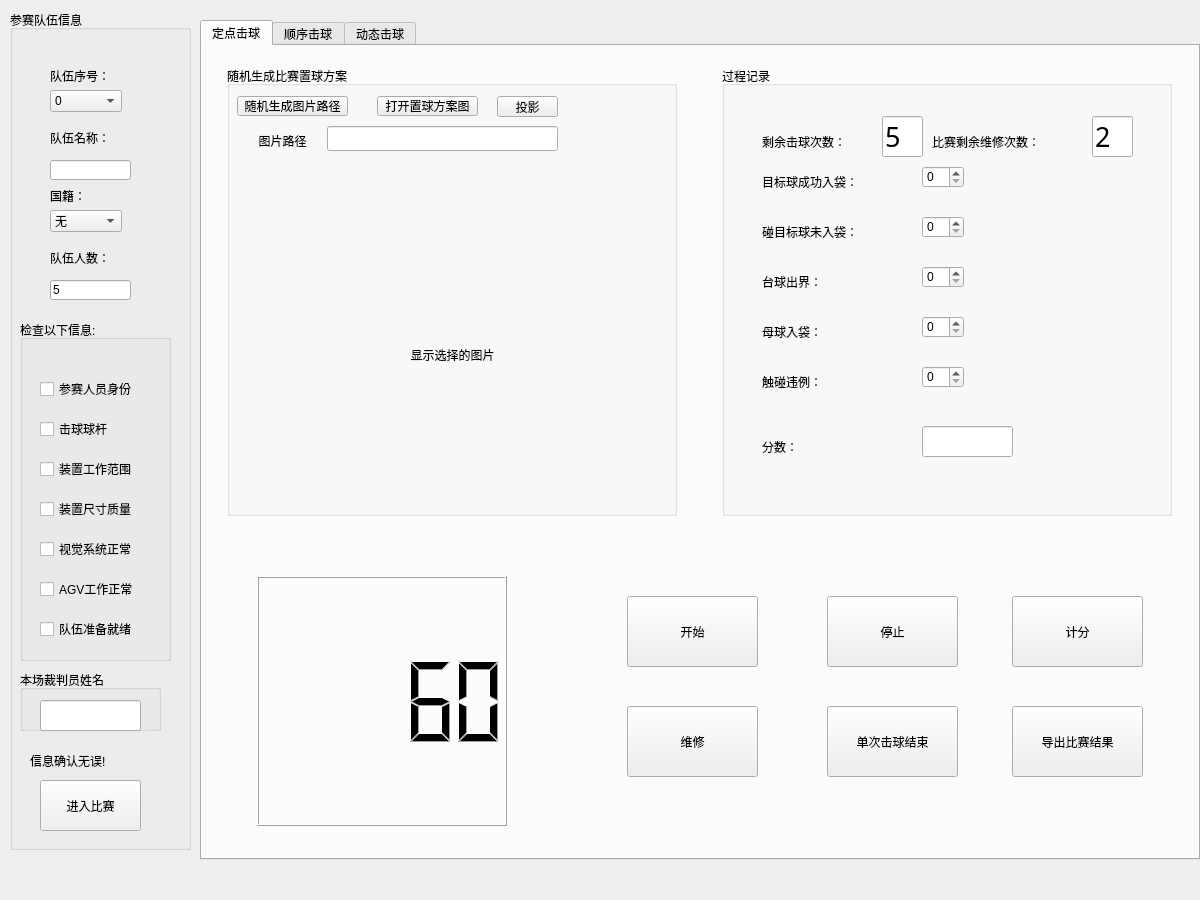
<?xml version="1.0" encoding="UTF-8"?>
<ui version="4.0">
 <class>match_control</class>
 <widget class="QWidget" name="match_control">
  <property name="geometry">
   <rect>
    <x>0</x>
    <y>0</y>
    <width>1200</width>
    <height>900</height>
   </rect>
  </property>
  <property name="windowTitle">
   <string>Form</string>
  </property>
  <widget class="QTabWidget" name="tabWidget">
   <property name="geometry">
    <rect>
     <x>200</x>
     <y>20</y>
     <width>1000</width>
     <height>840</height>
    </rect>
   </property>
   <property name="currentIndex">
    <number>0</number>
   </property>
   <widget class="QWidget" name="mission1">
    <attribute name="title">
     <string>定点击球</string>
    </attribute>
    <widget class="QGroupBox" name="groupBox">
     <property name="enabled">
      <bool>true</bool>
     </property>
     <property name="geometry">
      <rect>
       <x>25</x>
       <y>20</y>
       <width>450</width>
       <height>450</height>
      </rect>
     </property>
     <property name="title">
      <string>随机生成比赛置球方案</string>
     </property>
     <widget class="QPushButton" name="Button_random_image1">
      <property name="geometry">
       <rect>
        <x>10</x>
        <y>30</y>
        <width>111</width>
        <height>20</height>
       </rect>
      </property>
      <property name="text">
       <string>随机生成图片路径</string>
      </property>
     </widget>
     <widget class="QLabel" name="label_status1">
      <property name="geometry">
       <rect>
        <x>10</x>
        <y>60</y>
        <width>91</width>
        <height>31</height>
       </rect>
      </property>
      <property name="text">
       <string>&lt;html&gt;&lt;head/&gt;&lt;body&gt;&lt;p align=&quot;center&quot;&gt;图片路径&lt;/p&gt;&lt;/body&gt;&lt;/html&gt;</string>
      </property>
     </widget>
     <widget class="QPushButton" name="Button_open_image1">
      <property name="geometry">
       <rect>
        <x>150</x>
        <y>30</y>
        <width>101</width>
        <height>20</height>
       </rect>
      </property>
      <property name="text">
       <string>打开置球方案图</string>
      </property>
     </widget>
     <widget class="QLabel" name="label_show_image1">
      <property name="enabled">
       <bool>true</bool>
      </property>
      <property name="geometry">
       <rect>
        <x>20</x>
        <y>139</y>
        <width>411</width>
        <height>261</height>
       </rect>
      </property>
      <property name="text">
       <string>&lt;html&gt;&lt;head/&gt;&lt;body&gt;&lt;p align=&quot;center&quot;&gt;&lt;br/&gt;&lt;/p&gt;&lt;p align=&quot;center&quot;&gt;显示选择的图片&lt;/p&gt;&lt;/body&gt;&lt;/html&gt;</string>
      </property>
     </widget>
     <widget class="QPushButton" name="Button_projection1">
      <property name="geometry">
       <rect>
        <x>270</x>
        <y>30</y>
        <width>61</width>
        <height>21</height>
       </rect>
      </property>
      <property name="text">
       <string>投影</string>
      </property>
     </widget>
     <widget class="QLineEdit" name="lineEdit_image_path1">
      <property name="geometry">
       <rect>
        <x>100</x>
        <y>60</y>
        <width>231</width>
        <height>25</height>
       </rect>
      </property>
     </widget>
    </widget>
    <widget class="QWidget" name="widget" native="true">
     <property name="geometry">
      <rect>
       <x>25</x>
       <y>500</y>
       <width>751</width>
       <height>300</height>
      </rect>
     </property>
     <widget class="QToolButton" name="Button_match_start1">
      <property name="geometry">
       <rect>
        <x>400</x>
        <y>50</y>
        <width>131</width>
        <height>71</height>
       </rect>
      </property>
      <property name="text">
       <string>开始</string>
      </property>
     </widget>
     <widget class="QToolButton" name="Button_device_repair1">
      <property name="geometry">
       <rect>
        <x>400</x>
        <y>160</y>
        <width>131</width>
        <height>71</height>
       </rect>
      </property>
      <property name="text">
       <string>维修</string>
      </property>
     </widget>
     <widget class="QLCDNumber" name="lcdNumber1">
      <property name="geometry">
       <rect>
        <x>30</x>
        <y>30</y>
        <width>250</width>
        <height>250</height>
       </rect>
      </property>
      <property name="intValue" stdset="0">
       <number>60</number>
      </property>
     </widget>
     <widget class="QToolButton" name="Button_match_stop1">
      <property name="geometry">
       <rect>
        <x>600</x>
        <y>50</y>
        <width>131</width>
        <height>71</height>
       </rect>
      </property>
      <property name="text">
       <string>停止</string>
      </property>
     </widget>
     <widget class="QToolButton" name="Button_match_once_stop1">
      <property name="geometry">
       <rect>
        <x>600</x>
        <y>160</y>
        <width>131</width>
        <height>71</height>
       </rect>
      </property>
      <property name="text">
       <string>单次击球结束</string>
      </property>
     </widget>
    </widget>
    <widget class="QGroupBox" name="groupBox_2">
     <property name="geometry">
      <rect>
       <x>520</x>
       <y>20</y>
       <width>450</width>
       <height>450</height>
      </rect>
     </property>
     <property name="title">
      <string>过程记录</string>
     </property>
     <widget class="QLabel" name="label_maichtimes1">
      <property name="geometry">
       <rect>
        <x>40</x>
        <y>50</y>
        <width>121</width>
        <height>51</height>
       </rect>
      </property>
      <property name="text">
       <string>剩余击球次数：</string>
      </property>
     </widget>
     <widget class="QLabel" name="label_successin1">
      <property name="geometry">
       <rect>
        <x>40</x>
        <y>100</y>
        <width>151</width>
        <height>31</height>
       </rect>
      </property>
      <property name="text">
       <string>目标球成功入袋：</string>
      </property>
     </widget>
     <widget class="QLabel" name="label_successtouch1">
      <property name="geometry">
       <rect>
        <x>40</x>
        <y>150</y>
        <width>151</width>
        <height>31</height>
       </rect>
      </property>
      <property name="text">
       <string>碰目标球未入袋：</string>
      </property>
     </widget>
     <widget class="QLabel" name="label_repairtimes1">
      <property name="geometry">
       <rect>
        <x>210</x>
        <y>50</y>
        <width>151</width>
        <height>51</height>
       </rect>
      </property>
      <property name="text">
       <string>比赛剩余维修次数：</string>
      </property>
     </widget>
     <widget class="QLabel" name="label_balloutarea1">
      <property name="geometry">
       <rect>
        <x>40</x>
        <y>200</y>
        <width>81</width>
        <height>31</height>
       </rect>
      </property>
      <property name="text">
       <string>台球出界：</string>
      </property>
     </widget>
     <widget class="QLabel" name="label_motherballin1">
      <property name="geometry">
       <rect>
        <x>40</x>
        <y>250</y>
        <width>151</width>
        <height>31</height>
       </rect>
      </property>
      <property name="text">
       <string>母球入袋：</string>
      </property>
     </widget>
     <widget class="QLabel" name="label_touchball1">
      <property name="geometry">
       <rect>
        <x>40</x>
        <y>300</y>
        <width>151</width>
        <height>31</height>
       </rect>
      </property>
      <property name="text">
       <string>触碰违例：</string>
      </property>
     </widget>
     <widget class="QSpinBox" name="spinBox_ballsuccessin1">
      <property name="geometry">
       <rect>
        <x>200</x>
        <y>100</y>
        <width>42</width>
        <height>22</height>
       </rect>
      </property>
     </widget>
     <widget class="QSpinBox" name="spinBox_touchout1">
      <property name="geometry">
       <rect>
        <x>200</x>
        <y>150</y>
        <width>42</width>
        <height>22</height>
       </rect>
      </property>
     </widget>
     <widget class="QSpinBox" name="spinBox_outarea1">
      <property name="geometry">
       <rect>
        <x>200</x>
        <y>200</y>
        <width>42</width>
        <height>22</height>
       </rect>
      </property>
     </widget>
     <widget class="QSpinBox" name="spinBox_motherballin1">
      <property name="geometry">
       <rect>
        <x>200</x>
        <y>250</y>
        <width>42</width>
        <height>22</height>
       </rect>
      </property>
     </widget>
     <widget class="QSpinBox" name="spinBox_touchball1">
      <property name="geometry">
       <rect>
        <x>200</x>
        <y>300</y>
        <width>42</width>
        <height>22</height>
       </rect>
      </property>
     </widget>
     <widget class="QLabel" name="label_totalpoints1">
      <property name="geometry">
       <rect>
        <x>40</x>
        <y>370</y>
        <width>41</width>
        <height>21</height>
       </rect>
      </property>
      <property name="text">
       <string>分数：</string>
      </property>
     </widget>
     <widget class="QLineEdit" name="lineEdit_remain_times1">
      <property name="geometry">
       <rect>
        <x>160</x>
        <y>50</y>
        <width>41</width>
        <height>41</height>
       </rect>
      </property>
      <property name="font">
       <font>
        <family>微软雅黑</family>
        <pointsize>20</pointsize>
       </font>
      </property>
      <property name="text">
       <string>5</string>
      </property>
     </widget>
     <widget class="QLineEdit" name="lineEdit_remain_repair_times1">
      <property name="geometry">
       <rect>
        <x>370</x>
        <y>50</y>
        <width>41</width>
        <height>41</height>
       </rect>
      </property>
      <property name="font">
       <font>
        <family>微软雅黑</family>
        <pointsize>20</pointsize>
       </font>
      </property>
      <property name="text">
       <string>2</string>
      </property>
     </widget>
     <widget class="QLineEdit" name="lineEdit_score1">
      <property name="geometry">
       <rect>
        <x>200</x>
        <y>360</y>
        <width>91</width>
        <height>31</height>
       </rect>
      </property>
      <property name="font">
       <font>
        <family>微软雅黑</family>
        <pointsize>20</pointsize>
       </font>
      </property>
      <property name="text">
       <string/>
      </property>
     </widget>
    </widget>
    <widget class="QWidget" name="widget_result" native="true">
     <property name="geometry">
      <rect>
       <x>800</x>
       <y>500</y>
       <width>151</width>
       <height>301</height>
      </rect>
     </property>
     <widget class="QToolButton" name="Button_compute_points1">
      <property name="geometry">
       <rect>
        <x>10</x>
        <y>50</y>
        <width>131</width>
        <height>71</height>
       </rect>
      </property>
      <property name="text">
       <string>计分</string>
      </property>
     </widget>
     <widget class="QToolButton" name="Button_save1">
      <property name="geometry">
       <rect>
        <x>10</x>
        <y>160</y>
        <width>131</width>
        <height>71</height>
       </rect>
      </property>
      <property name="text">
       <string>导出比赛结果</string>
      </property>
     </widget>
    </widget>
   </widget>
   <widget class="QWidget" name="mission2">
    <attribute name="title">
     <string>顺序击球</string>
    </attribute>
    <widget class="QGroupBox" name="groupBox_3">
     <property name="enabled">
      <bool>true</bool>
     </property>
     <property name="geometry">
      <rect>
       <x>25</x>
       <y>20</y>
       <width>450</width>
       <height>450</height>
      </rect>
     </property>
     <property name="title">
      <string>随机生成比赛置球方案</string>
     </property>
     <widget class="QPushButton" name="Button_random_image2">
      <property name="geometry">
       <rect>
        <x>10</x>
        <y>30</y>
        <width>111</width>
        <height>20</height>
       </rect>
      </property>
      <property name="text">
       <string>随机生成图片路径</string>
      </property>
     </widget>
     <widget class="QLabel" name="label_status2">
      <property name="geometry">
       <rect>
        <x>240</x>
        <y>30</y>
        <width>151</width>
        <height>21</height>
       </rect>
      </property>
      <property name="text">
       <string>&lt;html&gt;&lt;head/&gt;&lt;body&gt;&lt;p align=&quot;center&quot;&gt;状态提示&lt;/p&gt;&lt;/body&gt;&lt;/html&gt;</string>
      </property>
     </widget>
     <widget class="QPushButton" name="Button_open_image2">
      <property name="geometry">
       <rect>
        <x>140</x>
        <y>30</y>
        <width>101</width>
        <height>20</height>
       </rect>
      </property>
      <property name="text">
       <string>打开置球方案图</string>
      </property>
     </widget>
     <widget class="QLabel" name="label_show_image2">
      <property name="enabled">
       <bool>true</bool>
      </property>
      <property name="geometry">
       <rect>
        <x>70</x>
        <y>70</y>
        <width>300</width>
        <height>300</height>
       </rect>
      </property>
      <property name="text">
       <string>&lt;html&gt;&lt;head/&gt;&lt;body&gt;&lt;p align=&quot;center&quot;&gt;&lt;br/&gt;&lt;/p&gt;&lt;p align=&quot;center&quot;&gt;显示选择的图片&lt;/p&gt;&lt;/body&gt;&lt;/html&gt;</string>
      </property>
     </widget>
    </widget>
    <widget class="QGroupBox" name="groupBox_4">
     <property name="geometry">
      <rect>
       <x>520</x>
       <y>20</y>
       <width>450</width>
       <height>450</height>
      </rect>
     </property>
     <property name="title">
      <string>过程记录</string>
     </property>
     <widget class="QLabel" name="label_maichtimes2">
      <property name="geometry">
       <rect>
        <x>40</x>
        <y>100</y>
        <width>121</width>
        <height>41</height>
       </rect>
      </property>
      <property name="text">
       <string>剩余击球次数：5</string>
      </property>
     </widget>
     <widget class="QLabel" name="label_successin2">
      <property name="geometry">
       <rect>
        <x>40</x>
        <y>150</y>
        <width>71</width>
        <height>31</height>
       </rect>
      </property>
      <property name="text">
       <string>最后进袋球:</string>
      </property>
     </widget>
     <widget class="QLabel" name="label_repairtimes2">
      <property name="geometry">
       <rect>
        <x>40</x>
        <y>50</y>
        <width>121</width>
        <height>31</height>
       </rect>
      </property>
      <property name="text">
       <string>比赛剩余维修次数：1</string>
      </property>
     </widget>
     <widget class="QLabel" name="label_outarea2">
      <property name="geometry">
       <rect>
        <x>40</x>
        <y>200</y>
        <width>81</width>
        <height>31</height>
       </rect>
      </property>
      <property name="text">
       <string>台球出界：</string>
      </property>
     </widget>
     <widget class="QLabel" name="label_motherballin2">
      <property name="geometry">
       <rect>
        <x>40</x>
        <y>250</y>
        <width>81</width>
        <height>31</height>
       </rect>
      </property>
      <property name="text">
       <string>母球入袋：</string>
      </property>
     </widget>
     <widget class="QLabel" name="label_touchball2">
      <property name="geometry">
       <rect>
        <x>40</x>
        <y>300</y>
        <width>81</width>
        <height>31</height>
       </rect>
      </property>
      <property name="text">
       <string>触碰违例：</string>
      </property>
     </widget>
     <widget class="QComboBox" name="comboBox_ballinid2">
      <property name="geometry">
       <rect>
        <x>200</x>
        <y>150</y>
        <width>91</width>
        <height>22</height>
       </rect>
      </property>
      <item>
       <property name="text">
        <string>无</string>
       </property>
      </item>
      <item>
       <property name="text">
        <string>1号球</string>
       </property>
      </item>
      <item>
       <property name="text">
        <string>2号球</string>
       </property>
      </item>
      <item>
       <property name="text">
        <string>3号球</string>
       </property>
      </item>
      <item>
       <property name="text">
        <string>4号球</string>
       </property>
      </item>
      <item>
       <property name="text">
        <string>5号球</string>
       </property>
      </item>
      <item>
       <property name="text">
        <string>6号球</string>
       </property>
      </item>
     </widget>
     <widget class="QSpinBox" name="spinBox_outarea2">
      <property name="geometry">
       <rect>
        <x>200</x>
        <y>200</y>
        <width>42</width>
        <height>22</height>
       </rect>
      </property>
     </widget>
     <widget class="QSpinBox" name="spinBox_motherballin2">
      <property name="geometry">
       <rect>
        <x>200</x>
        <y>250</y>
        <width>42</width>
        <height>22</height>
       </rect>
      </property>
     </widget>
     <widget class="QSpinBox" name="spinBox_touchball2">
      <property name="geometry">
       <rect>
        <x>200</x>
        <y>300</y>
        <width>42</width>
        <height>22</height>
       </rect>
      </property>
     </widget>
     <widget class="QLabel" name="label_totalpoints2">
      <property name="geometry">
       <rect>
        <x>180</x>
        <y>380</y>
        <width>141</width>
        <height>61</height>
       </rect>
      </property>
      <property name="text">
       <string>分数：</string>
      </property>
     </widget>
    </widget>
    <widget class="QWidget" name="widget_2" native="true">
     <property name="geometry">
      <rect>
       <x>25</x>
       <y>500</y>
       <width>950</width>
       <height>300</height>
      </rect>
     </property>
     <widget class="QToolButton" name="Button_matchstart12">
      <property name="geometry">
       <rect>
        <x>400</x>
        <y>50</y>
        <width>131</width>
        <height>71</height>
       </rect>
      </property>
      <property name="text">
       <string>开始</string>
      </property>
     </widget>
     <widget class="QToolButton" name="Button_devicerepair2">
      <property name="geometry">
       <rect>
        <x>400</x>
        <y>160</y>
        <width>131</width>
        <height>71</height>
       </rect>
      </property>
      <property name="text">
       <string>维修</string>
      </property>
     </widget>
     <widget class="QToolButton" name="Button_matchstop2">
      <property name="geometry">
       <rect>
        <x>600</x>
        <y>50</y>
        <width>131</width>
        <height>71</height>
       </rect>
      </property>
      <property name="text">
       <string>结束</string>
      </property>
     </widget>
     <widget class="QToolButton" name="Button_computepoints2">
      <property name="geometry">
       <rect>
        <x>600</x>
        <y>160</y>
        <width>131</width>
        <height>71</height>
       </rect>
      </property>
      <property name="text">
       <string>计分</string>
      </property>
     </widget>
     <widget class="QLCDNumber" name="lcdNumber2">
      <property name="geometry">
       <rect>
        <x>30</x>
        <y>30</y>
        <width>250</width>
        <height>250</height>
       </rect>
      </property>
     </widget>
     <widget class="QToolButton" name="Button_savepoints2">
      <property name="geometry">
       <rect>
        <x>800</x>
        <y>160</y>
        <width>131</width>
        <height>71</height>
       </rect>
      </property>
      <property name="text">
       <string>保存</string>
      </property>
     </widget>
    </widget>
   </widget>
   <widget class="QWidget" name="mission3">
    <attribute name="title">
     <string>动态击球</string>
    </attribute>
    <widget class="QGroupBox" name="groupBox_5">
     <property name="enabled">
      <bool>true</bool>
     </property>
     <property name="geometry">
      <rect>
       <x>25</x>
       <y>20</y>
       <width>450</width>
       <height>450</height>
      </rect>
     </property>
     <property name="title">
      <string>随机生成比赛置球方案</string>
     </property>
     <widget class="QPushButton" name="Button_random_image3">
      <property name="geometry">
       <rect>
        <x>10</x>
        <y>30</y>
        <width>111</width>
        <height>20</height>
       </rect>
      </property>
      <property name="text">
       <string>随机生成图片路径</string>
      </property>
     </widget>
     <widget class="QLabel" name="label_status3">
      <property name="geometry">
       <rect>
        <x>240</x>
        <y>30</y>
        <width>151</width>
        <height>21</height>
       </rect>
      </property>
      <property name="text">
       <string>&lt;html&gt;&lt;head/&gt;&lt;body&gt;&lt;p align=&quot;center&quot;&gt;状态提示&lt;/p&gt;&lt;/body&gt;&lt;/html&gt;</string>
      </property>
     </widget>
     <widget class="QPushButton" name="Button_open_image3">
      <property name="geometry">
       <rect>
        <x>140</x>
        <y>30</y>
        <width>101</width>
        <height>20</height>
       </rect>
      </property>
      <property name="text">
       <string>打开置球方案图</string>
      </property>
     </widget>
     <widget class="QLabel" name="label_show_image3">
      <property name="enabled">
       <bool>true</bool>
      </property>
      <property name="geometry">
       <rect>
        <x>80</x>
        <y>80</y>
        <width>300</width>
        <height>300</height>
       </rect>
      </property>
      <property name="text">
       <string>&lt;html&gt;&lt;head/&gt;&lt;body&gt;&lt;p align=&quot;center&quot;&gt;&lt;br/&gt;&lt;/p&gt;&lt;p align=&quot;center&quot;&gt;显示选择的图片&lt;/p&gt;&lt;/body&gt;&lt;/html&gt;</string>
      </property>
     </widget>
    </widget>
    <widget class="QGroupBox" name="groupBox_6">
     <property name="geometry">
      <rect>
       <x>520</x>
       <y>20</y>
       <width>450</width>
       <height>450</height>
      </rect>
     </property>
     <property name="title">
      <string>过程记录</string>
     </property>
     <widget class="QLabel" name="label_maichtimes3">
      <property name="geometry">
       <rect>
        <x>40</x>
        <y>50</y>
        <width>121</width>
        <height>51</height>
       </rect>
      </property>
      <property name="text">
       <string>剩余击球次数：5</string>
      </property>
     </widget>
     <widget class="QLabel" name="label_successin3">
      <property name="geometry">
       <rect>
        <x>40</x>
        <y>100</y>
        <width>151</width>
        <height>31</height>
       </rect>
      </property>
      <property name="text">
       <string>目标球成功入袋：</string>
      </property>
     </widget>
     <widget class="QLabel" name="label_successtouch3">
      <property name="geometry">
       <rect>
        <x>40</x>
        <y>150</y>
        <width>151</width>
        <height>31</height>
       </rect>
      </property>
      <property name="text">
       <string>碰目标球未入袋：</string>
      </property>
     </widget>
     <widget class="QLabel" name="label_repairtimes3">
      <property name="geometry">
       <rect>
        <x>200</x>
        <y>50</y>
        <width>121</width>
        <height>51</height>
       </rect>
      </property>
      <property name="text">
       <string>比赛剩余维修次数：1</string>
      </property>
     </widget>
     <widget class="QLabel" name="label_balloutarea3">
      <property name="geometry">
       <rect>
        <x>40</x>
        <y>200</y>
        <width>81</width>
        <height>31</height>
       </rect>
      </property>
      <property name="text">
       <string>台球出界：</string>
      </property>
     </widget>
     <widget class="QLabel" name="label_motherballin3">
      <property name="geometry">
       <rect>
        <x>40</x>
        <y>250</y>
        <width>151</width>
        <height>31</height>
       </rect>
      </property>
      <property name="text">
       <string>母球入袋：</string>
      </property>
     </widget>
     <widget class="QLabel" name="label_touchball3">
      <property name="geometry">
       <rect>
        <x>40</x>
        <y>300</y>
        <width>151</width>
        <height>31</height>
       </rect>
      </property>
      <property name="text">
       <string>触碰违例：</string>
      </property>
     </widget>
     <widget class="QSpinBox" name="spinBox_ballsuccessin3">
      <property name="geometry">
       <rect>
        <x>200</x>
        <y>100</y>
        <width>42</width>
        <height>22</height>
       </rect>
      </property>
     </widget>
     <widget class="QSpinBox" name="spinBox_touchout3">
      <property name="geometry">
       <rect>
        <x>200</x>
        <y>150</y>
        <width>42</width>
        <height>22</height>
       </rect>
      </property>
     </widget>
     <widget class="QSpinBox" name="spinBox_outarea3">
      <property name="geometry">
       <rect>
        <x>200</x>
        <y>200</y>
        <width>42</width>
        <height>22</height>
       </rect>
      </property>
     </widget>
     <widget class="QSpinBox" name="spinBox_motherballin3">
      <property name="geometry">
       <rect>
        <x>200</x>
        <y>250</y>
        <width>42</width>
        <height>22</height>
       </rect>
      </property>
     </widget>
     <widget class="QSpinBox" name="spinBox_touchball3">
      <property name="geometry">
       <rect>
        <x>200</x>
        <y>300</y>
        <width>42</width>
        <height>22</height>
       </rect>
      </property>
     </widget>
     <widget class="QLabel" name="label_totalpoints3">
      <property name="geometry">
       <rect>
        <x>190</x>
        <y>370</y>
        <width>141</width>
        <height>61</height>
       </rect>
      </property>
      <property name="text">
       <string>分数：</string>
      </property>
     </widget>
    </widget>
    <widget class="QWidget" name="widget_3" native="true">
     <property name="geometry">
      <rect>
       <x>25</x>
       <y>500</y>
       <width>950</width>
       <height>300</height>
      </rect>
     </property>
     <widget class="QToolButton" name="Button_matchstart3">
      <property name="geometry">
       <rect>
        <x>400</x>
        <y>50</y>
        <width>131</width>
        <height>71</height>
       </rect>
      </property>
      <property name="text">
       <string>开始</string>
      </property>
     </widget>
     <widget class="QToolButton" name="Button_devicerepair3">
      <property name="geometry">
       <rect>
        <x>400</x>
        <y>160</y>
        <width>131</width>
        <height>71</height>
       </rect>
      </property>
      <property name="text">
       <string>维修</string>
      </property>
     </widget>
     <widget class="QLCDNumber" name="lcdNumber1_2">
      <property name="geometry">
       <rect>
        <x>30</x>
        <y>30</y>
        <width>250</width>
        <height>250</height>
       </rect>
      </property>
     </widget>
     <widget class="QToolButton" name="Button_matchstop3">
      <property name="geometry">
       <rect>
        <x>600</x>
        <y>50</y>
        <width>131</width>
        <height>71</height>
       </rect>
      </property>
      <property name="text">
       <string>结束</string>
      </property>
     </widget>
     <widget class="QToolButton" name="Button_computepoints3">
      <property name="geometry">
       <rect>
        <x>600</x>
        <y>160</y>
        <width>131</width>
        <height>71</height>
       </rect>
      </property>
      <property name="text">
       <string>计分</string>
      </property>
     </widget>
     <widget class="QToolButton" name="Button_savepoints3">
      <property name="geometry">
       <rect>
        <x>800</x>
        <y>160</y>
        <width>131</width>
        <height>71</height>
       </rect>
      </property>
      <property name="text">
       <string>保存</string>
      </property>
     </widget>
    </widget>
   </widget>
  </widget>
  <widget class="QGroupBox" name="groupBox_team_infomation">
   <property name="geometry">
    <rect>
     <x>10</x>
     <y>10</y>
     <width>181</width>
     <height>840</height>
    </rect>
   </property>
   <property name="title">
    <string>参赛队伍信息</string>
   </property>
   <widget class="QWidget" name="widget_team_infomation" native="true">
    <property name="geometry">
     <rect>
      <x>10</x>
      <y>40</y>
      <width>130</width>
      <height>261</height>
     </rect>
    </property>
    <widget class="QLabel" name="label_partnernumber">
     <property name="geometry">
      <rect>
       <x>30</x>
       <y>200</y>
       <width>81</width>
       <height>16</height>
      </rect>
     </property>
     <property name="text">
      <string>队伍人数：</string>
     </property>
    </widget>
    <widget class="QLineEdit" name="lineEdit_partnernumber">
     <property name="geometry">
      <rect>
       <x>30</x>
       <y>230</y>
       <width>81</width>
       <height>20</height>
      </rect>
     </property>
     <property name="text">
      <string>5</string>
     </property>
    </widget>
    <widget class="QLabel" name="label_id">
     <property name="geometry">
      <rect>
       <x>30</x>
       <y>10</y>
       <width>71</width>
       <height>31</height>
      </rect>
     </property>
     <property name="text">
      <string>队伍序号：</string>
     </property>
    </widget>
    <widget class="QLabel" name="label_name">
     <property name="geometry">
      <rect>
       <x>30</x>
       <y>80</y>
       <width>81</width>
       <height>16</height>
      </rect>
     </property>
     <property name="text">
      <string>队伍名称：</string>
     </property>
    </widget>
    <widget class="QLineEdit" name="lineEdit_name">
     <property name="geometry">
      <rect>
       <x>30</x>
       <y>110</y>
       <width>81</width>
       <height>20</height>
      </rect>
     </property>
     <property name="text">
      <string/>
     </property>
    </widget>
    <widget class="QLabel" name="label_country">
     <property name="geometry">
      <rect>
       <x>30</x>
       <y>140</y>
       <width>54</width>
       <height>12</height>
      </rect>
     </property>
     <property name="text">
      <string>国籍：</string>
     </property>
    </widget>
    <widget class="QComboBox" name="comboBox_country">
     <property name="geometry">
      <rect>
       <x>30</x>
       <y>160</y>
       <width>72</width>
       <height>22</height>
      </rect>
     </property>
     <property name="currentText">
      <string>无</string>
     </property>
     <item>
      <property name="text">
       <string>无</string>
      </property>
     </item>
     <item>
      <property name="text">
       <string>德国（Germany）</string>
      </property>
     </item>
     <item>
      <property name="text">
       <string>中国（China）</string>
      </property>
     </item>
    </widget>
    <widget class="QComboBox" name="comboBox_id">
     <property name="geometry">
      <rect>
       <x>30</x>
       <y>40</y>
       <width>72</width>
       <height>22</height>
      </rect>
     </property>
     <item>
      <property name="text">
       <string>0</string>
      </property>
     </item>
     <item>
      <property name="text">
       <string>1</string>
      </property>
     </item>
     <item>
      <property name="text">
       <string>2</string>
      </property>
     </item>
     <item>
      <property name="text">
       <string>3</string>
      </property>
     </item>
     <item>
      <property name="text">
       <string>4</string>
      </property>
     </item>
     <item>
      <property name="text">
       <string>5</string>
      </property>
     </item>
    </widget>
   </widget>
   <widget class="QGroupBox" name="groupBox_infomation_vertify">
    <property name="geometry">
     <rect>
      <x>10</x>
      <y>310</y>
      <width>151</width>
      <height>341</height>
     </rect>
    </property>
    <property name="title">
     <string>检查以下信息:</string>
    </property>
    <widget class="QCheckBox" name="checkBox_partnerinfo">
     <property name="geometry">
      <rect>
       <x>20</x>
       <y>60</y>
       <width>101</width>
       <height>18</height>
      </rect>
     </property>
     <property name="text">
      <string>参赛人员身份</string>
     </property>
    </widget>
    <widget class="QCheckBox" name="checkBox_sizeweight">
     <property name="geometry">
      <rect>
       <x>20</x>
       <y>180</y>
       <width>101</width>
       <height>18</height>
      </rect>
     </property>
     <property name="text">
      <string>装置尺寸质量</string>
     </property>
    </widget>
    <widget class="QCheckBox" name="checkBox_ballclub">
     <property name="geometry">
      <rect>
       <x>20</x>
       <y>100</y>
       <width>101</width>
       <height>18</height>
      </rect>
     </property>
     <property name="text">
      <string>击球球杆</string>
     </property>
    </widget>
    <widget class="QCheckBox" name="checkBox_workarea">
     <property name="geometry">
      <rect>
       <x>20</x>
       <y>140</y>
       <width>101</width>
       <height>18</height>
      </rect>
     </property>
     <property name="text">
      <string>装置工作范围</string>
     </property>
    </widget>
    <widget class="QCheckBox" name="checkBox_camerainfo">
     <property name="geometry">
      <rect>
       <x>20</x>
       <y>220</y>
       <width>101</width>
       <height>18</height>
      </rect>
     </property>
     <property name="text">
      <string>视觉系统正常</string>
     </property>
    </widget>
    <widget class="QCheckBox" name="checkBox_AGVinfo">
     <property name="geometry">
      <rect>
       <x>20</x>
       <y>260</y>
       <width>131</width>
       <height>18</height>
      </rect>
     </property>
     <property name="text">
      <string>AGV工作正常</string>
     </property>
    </widget>
    <widget class="QCheckBox" name="checkBox_teamready">
     <property name="geometry">
      <rect>
       <x>20</x>
       <y>300</y>
       <width>101</width>
       <height>18</height>
      </rect>
     </property>
     <property name="text">
      <string>队伍准备就绪</string>
     </property>
    </widget>
   </widget>
   <widget class="QToolButton" name="toolButton_enter_match">
    <property name="geometry">
     <rect>
      <x>30</x>
      <y>770</y>
      <width>101</width>
      <height>51</height>
     </rect>
    </property>
    <property name="text">
     <string>进入比赛</string>
    </property>
   </widget>
   <widget class="QGroupBox" name="groupBox_referee_name">
    <property name="geometry">
     <rect>
      <x>10</x>
      <y>660</y>
      <width>141</width>
      <height>61</height>
     </rect>
    </property>
    <property name="title">
     <string>本场裁判员姓名</string>
    </property>
    <widget class="QLineEdit" name="lineEdit_referee_name">
     <property name="geometry">
      <rect>
       <x>20</x>
       <y>30</y>
       <width>101</width>
       <height>31</height>
      </rect>
     </property>
     <property name="text">
      <string/>
     </property>
    </widget>
   </widget>
   <widget class="QLabel" name="label_teaminfomation">
    <property name="geometry">
     <rect>
      <x>20</x>
      <y>730</y>
      <width>121</width>
      <height>41</height>
     </rect>
    </property>
    <property name="text">
     <string>信息确认无误!</string>
    </property>
   </widget>
  </widget>
 </widget>
 <resources/>
 <connections/>
</ui>
